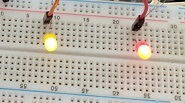
#> input picture examples/leds2.jpg, 185 x 103 px, found by its file name
$ python LED.py
#> lines starting #> are read from the running program, lines starting #| are printed output that depends on the picture
import os  # biblioteka do obsługi systemu
from math import sqrt  # pierwiastek
import skimage
from skimage import io
import matplotlib.pyplot as plt  # create plot
from skimage.color import rgb2gray
from skimage.feature import blob_dog, blob_log, blob_doh  # algorytmy wykrywamnia

filename = os.path.join(skimage.data_dir, 'leds2.jpg')
image = io.imread(filename)
#> image is the input picture: shape (103, 185, 3); mean R, G, B 184.8, 178.1, 167.2
image_gray = rgb2gray(image)
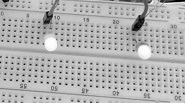
#> image_gray: shape (103, 185) float64; min 0.000833, max 0.999, mean 0.701

#min, max sigma dopasować do wielkości ledów

blobs_log = blob_log(image_gray, min_sigma=5, max_sigma=6, num_sigma=5, threshold=.2, overlap=0.05)
#> blobs_log = [[43, 50, 5], [51, 144, 5]]
blobs_log[:, 2] = blobs_log[:, 2] * sqrt(2)

blobs_dog = blob_dog(image_gray, min_sigma=5, max_sigma=6, threshold=.4, overlap=0.05)
#> blobs_dog = empty array
blobs_dog[:, 2] = blobs_dog[:, 2] * sqrt(2)

blobs_list = [blobs_log, blobs_dog]
#> blobs_list = [[[43, 50, 7.07], [51, 144, 7.07]], empty array]
colors = ['yellow', 'lime']
titles = ['Laplacian of Gaussian', 'Difference of Gaussian']
sequence = zip(blobs_list, colors, titles)

fig, axes = plt.subplots(1, 2, figsize=(9, 3), sharex=True, sharey=True)
ax = axes.ravel()

for idx, (blobs, color, title) in enumerate(sequence):
    ax[idx].set_title(title)
    ax[idx].imshow(image)
    for blob in blobs:
        y, x, r = blob
        c = plt.Circle((x, y), r, color=color, linewidth=2, fill=False)
        ax[idx].add_patch(c)
    ax[idx].set_axis_off()
#> this loop made 2 passes
#> (blobs, color, title) on passes 1 to 2: ([[43, 50, 7.07], [51, 144, 7.07]], 'yellow', 'Laplacian of Gaussian'), (empty array, 'lime', 'Difference of Gaussian')

plt.tight_layout()
plt.show()
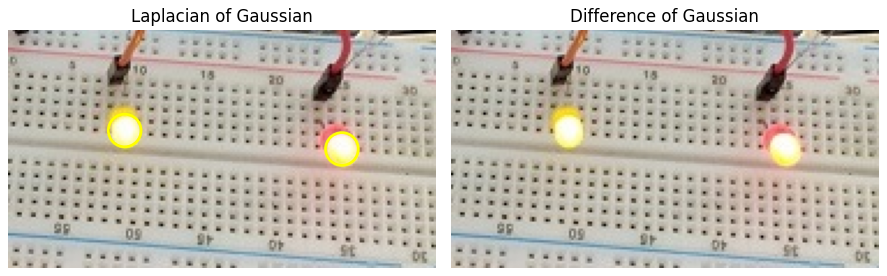
#> figure drawn by matplotlib, 2 panels

$ run again, with examples/leds.jpg copied over examples/leds2.jpg
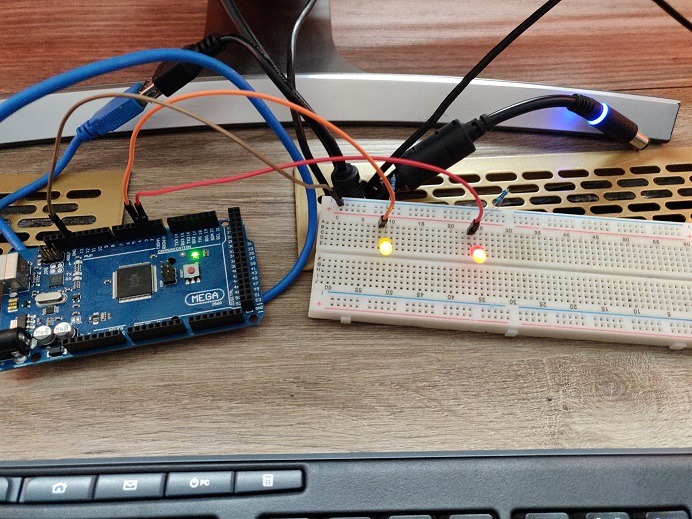
#> input picture examples/leds.jpg, 692 x 519 px, found by its file name
#> image is the input picture: shape (519, 692, 3); mean R, G, B 130.8, 121.2, 114.9
#> `image_gray = rgb2gray(image)`:
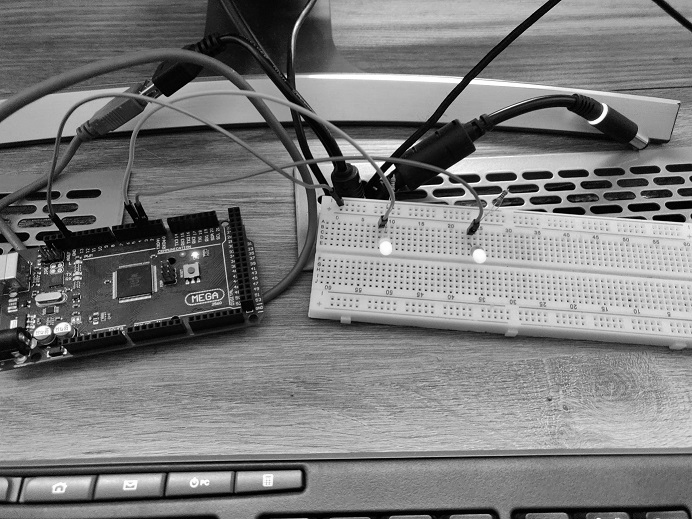
#> image_gray: shape (519, 692) float64; min 0, max 1, mean 0.481
#> blobs_log = 62 rows, first 8: [171, 365, 6], [169, 327, 5], [168, 458, 5.25], [479, 267, 5.75], [148, 317, 6], [328, 62, 5], [331, 42, 5], [80, 453, 5]
#> blobs_dog = empty array
#> the loop `for idx, (blobs, color, title) in enumerate(sequence):` made 2 passes
#> (color, title) on pass 1: ('yellow', 'Laplacian of Gaussian')
#> `plt.show()`:
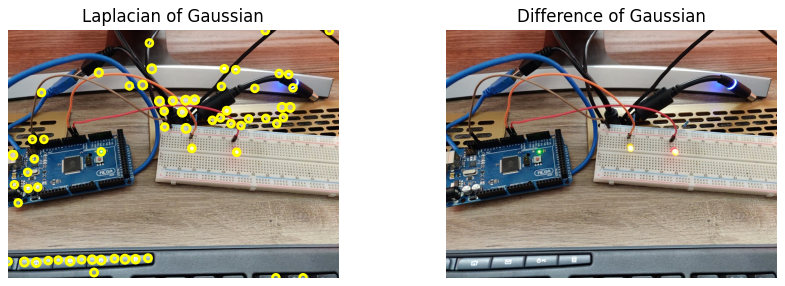
#> figure drawn by matplotlib, 2 panels

$ run again, with examples/leds_off.jpg copied over examples/leds2.jpg
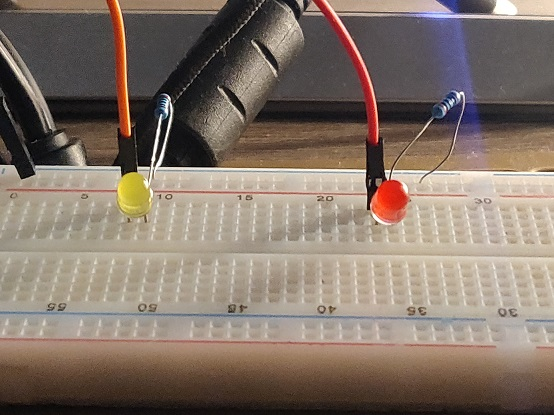
#> input picture examples/leds_off.jpg, 554 x 415 px, found by its file name
#> image is the input picture: shape (415, 554, 3); mean R, G, B 131.9, 117, 105.7
#> `image_gray = rgb2gray(image)`:
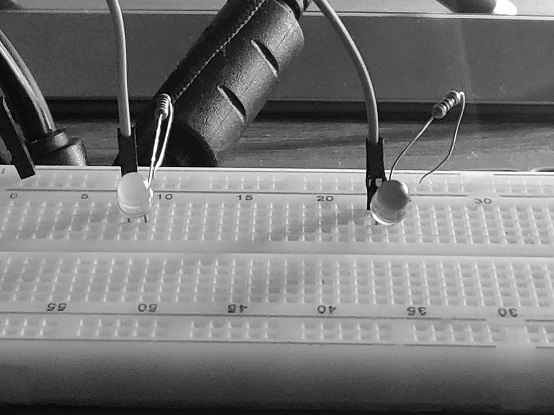
#> image_gray: shape (415, 554) float64; min 0, max 1, mean 0.468
#> blobs_log = 16 rows, first 8: [105, 167, 5], [139, 60, 5], [152, 75, 5], [170, 10, 5], [89, 32, 6], [175, 359, 5.75], [9, 501, 6], [75, 22, 6]
#> blobs_dog = empty array
#> the loop `for idx, (blobs, color, title) in enumerate(sequence):` made 2 passes
#> (color, title) on pass 1: ('yellow', 'Laplacian of Gaussian')
#> `plt.show()`:
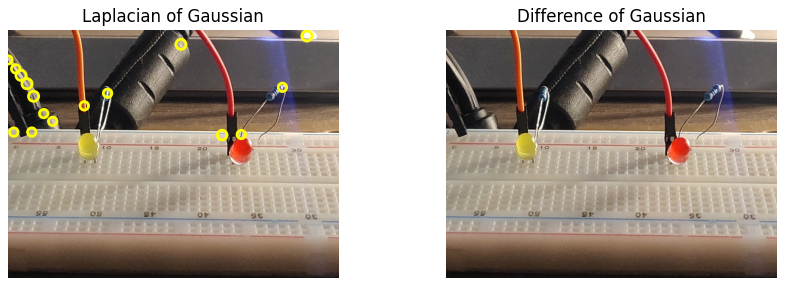
#> figure drawn by matplotlib, 2 panels
